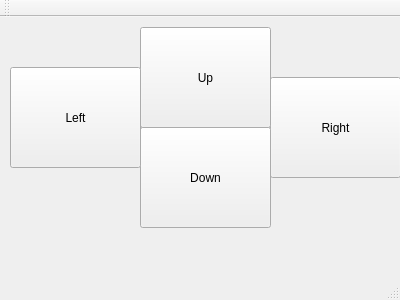
<?xml version="1.0" encoding="UTF-8"?>
<ui version="4.0">
 <class>MainWindow</class>
 <widget class="QMainWindow" name="MainWindow">
  <property name="geometry">
   <rect>
    <x>0</x>
    <y>0</y>
    <width>400</width>
    <height>300</height>
   </rect>
  </property>
  <property name="windowTitle">
   <string>MainWindow</string>
  </property>
  <widget class="QWidget" name="centralWidget">
   <widget class="QPushButton" name="pushButton">
    <property name="geometry">
     <rect>
      <x>270</x>
      <y>60</y>
      <width>131</width>
      <height>101</height>
     </rect>
    </property>
    <property name="text">
     <string>Right</string>
    </property>
   </widget>
   <widget class="QPushButton" name="pushButton_2">
    <property name="geometry">
     <rect>
      <x>140</x>
      <y>110</y>
      <width>131</width>
      <height>101</height>
     </rect>
    </property>
    <property name="text">
     <string>Down</string>
    </property>
   </widget>
   <widget class="QPushButton" name="pushButton_3">
    <property name="geometry">
     <rect>
      <x>140</x>
      <y>10</y>
      <width>131</width>
      <height>101</height>
     </rect>
    </property>
    <property name="text">
     <string>Up</string>
    </property>
   </widget>
   <widget class="QPushButton" name="pushButton_4">
    <property name="geometry">
     <rect>
      <x>10</x>
      <y>50</y>
      <width>131</width>
      <height>101</height>
     </rect>
    </property>
    <property name="text">
     <string>Left</string>
    </property>
   </widget>
  </widget>
  <widget class="QMenuBar" name="menuBar">
   <property name="geometry">
    <rect>
     <x>0</x>
     <y>0</y>
     <width>400</width>
     <height>25</height>
    </rect>
   </property>
  </widget>
  <widget class="QToolBar" name="mainToolBar">
   <attribute name="toolBarArea">
    <enum>TopToolBarArea</enum>
   </attribute>
   <attribute name="toolBarBreak">
    <bool>false</bool>
   </attribute>
  </widget>
  <widget class="QStatusBar" name="statusBar"/>
 </widget>
 <layoutdefault spacing="6" margin="11"/>
 <resources/>
 <connections/>
</ui>
